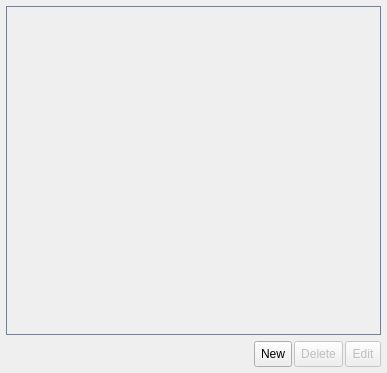
<ui version="4.0" >
 <class>accountslist</class>
 <widget class="QWidget" name="accountslist" >
  <property name="geometry" >
   <rect>
    <x>0</x>
    <y>0</y>
    <width>387</width>
    <height>373</height>
   </rect>
  </property>
  <property name="windowTitle" >
   <string>Accounts</string>
  </property>
  <property name="windowIcon" >
   <iconset>accountlist_title.png</iconset>
  </property>
  <property name="_yate_window" stdset="0" >
   <bool>true</bool>
  </property>
  <layout class="QVBoxLayout" >
   <property name="spacing" >
    <number>0</number>
   </property>
   <property name="leftMargin" >
    <number>0</number>
   </property>
   <property name="topMargin" >
    <number>0</number>
   </property>
   <property name="rightMargin" >
    <number>0</number>
   </property>
   <property name="bottomMargin" >
    <number>0</number>
   </property>
   <item>
    <layout class="QVBoxLayout" >
     <property name="spacing" >
      <number>6</number>
     </property>
     <property name="leftMargin" >
      <number>6</number>
     </property>
     <property name="topMargin" >
      <number>6</number>
     </property>
     <property name="rightMargin" >
      <number>6</number>
     </property>
     <property name="bottomMargin" >
      <number>6</number>
     </property>
     <item>
      <widget class="QFrame" name="frame_accounts" >
       <property name="sizePolicy" >
        <sizepolicy vsizetype="Expanding" hsizetype="Expanding" >
         <horstretch>0</horstretch>
         <verstretch>0</verstretch>
        </sizepolicy>
       </property>
       <property name="styleSheet" >
        <string>QFrame#frame_accounts {
  border: 1px solid #717fa0;
}
</string>
       </property>
       <property name="_yate_uiwidget" stdset="0" >
        <bool>true</bool>
       </property>
       <property name="_yate_uiwidget_name" stdset="0" >
        <string>accountss</string>
       </property>
       <property name="_yate_uiwidget_class" stdset="0" >
        <string>QtCustomTree</string>
       </property>
       <property name="_yate_uiwidget_params" stdset="0" >
        <stringlist>
         <string>property:_yate_save_props=_yate_sorting,_yate_col_widths</string>
         <string>property:tabKeyNavigation=false</string>
         <string>property:sortingEnabled=false</string>
         <string>property:allColumnsShowFocus=true</string>
         <string>property:_yate_horizontalheader=true</string>
         <string>property:_yate_notifyonenterpressed=true</string>
         <string>property:_yate_notifyitemchanged=true</string>
         <string>property:_yate_sorting=time,false</string>
         <string>property:_yate_itemheight=24</string>
         <string>columns=Select,Account,Grade</string>
         <string>columns.check=Select</string>
         <string>columns.width=80</string>
         <string>columns.resize=contents</string>
         <string>griddraw_right_color=#e3e6e9</string>
         <string>griddraw_bottom_color=#a9c2c2</string>
        </stringlist>
       </property>
      </widget>
     </item>
     <item>
      <layout class="QHBoxLayout" >
       <property name="spacing" >
        <number>2</number>
       </property>
       <item>
        <spacer>
         <property name="orientation" >
          <enum>Qt::Horizontal</enum>
         </property>
         <property name="sizeHint" >
          <size>
           <width>40</width>
           <height>20</height>
          </size>
         </property>
        </spacer>
       </item>
       <item>
        <widget class="QToolButton" name="account_new" >
         <property name="sizePolicy" >
          <sizepolicy vsizetype="Fixed" hsizetype="Minimum" >
           <horstretch>0</horstretch>
           <verstretch>0</verstretch>
          </sizepolicy>
         </property>
         <property name="minimumSize" >
          <size>
           <width>0</width>
           <height>26</height>
          </size>
         </property>
         <property name="maximumSize" >
          <size>
           <width>16777215</width>
           <height>26</height>
          </size>
         </property>
         <property name="toolTip" >
          <string>Create a new account</string>
         </property>
         <property name="text" >
          <string>New</string>
         </property>
         <property name="icon" >
          <iconset>add.png</iconset>
         </property>
         <property name="toolButtonStyle" >
          <enum>Qt::ToolButtonTextBesideIcon</enum>
         </property>
         <property name="_yate_normal_icon" stdset="0" >
          <string>add.png</string>
         </property>
         <property name="_yate_pressed_icon" stdset="0" >
          <string>add_pressed.png</string>
         </property>
         <property name="_yate_hover_icon" stdset="0" >
          <string>add_hover.png</string>
         </property>
        </widget>
       </item>
       <item>
        <widget class="QToolButton" name="account_del" >
         <property name="enabled" >
          <bool>false</bool>
         </property>
         <property name="sizePolicy" >
          <sizepolicy vsizetype="Fixed" hsizetype="Minimum" >
           <horstretch>0</horstretch>
           <verstretch>0</verstretch>
          </sizepolicy>
         </property>
         <property name="minimumSize" >
          <size>
           <width>0</width>
           <height>26</height>
          </size>
         </property>
         <property name="maximumSize" >
          <size>
           <width>16777215</width>
           <height>26</height>
          </size>
         </property>
         <property name="toolTip" >
          <string>Delete the selected account</string>
         </property>
         <property name="text" >
          <string>Delete</string>
         </property>
         <property name="icon" >
          <iconset>delete.png</iconset>
         </property>
         <property name="toolButtonStyle" >
          <enum>Qt::ToolButtonTextBesideIcon</enum>
         </property>
         <property name="_yate_identity" stdset="0" >
          <string>deleteselecteditem:accountss:</string>
         </property>
         <property name="_yate_normal_icon" stdset="0" >
          <string>delete.png</string>
         </property>
         <property name="_yate_pressed_icon" stdset="0" >
          <string>delete_pressed.png</string>
         </property>
         <property name="_yate_hover_icon" stdset="0" >
          <string>delete_hover.png</string>
         </property>
        </widget>
       </item>
       <item>
        <widget class="QToolButton" name="account_edit" >
         <property name="enabled" >
          <bool>false</bool>
         </property>
         <property name="sizePolicy" >
          <sizepolicy vsizetype="Fixed" hsizetype="Minimum" >
           <horstretch>0</horstretch>
           <verstretch>0</verstretch>
          </sizepolicy>
         </property>
         <property name="minimumSize" >
          <size>
           <width>0</width>
           <height>26</height>
          </size>
         </property>
         <property name="maximumSize" >
          <size>
           <width>16777215</width>
           <height>26</height>
          </size>
         </property>
         <property name="toolTip" >
          <string>Edit the selected account</string>
         </property>
         <property name="text" >
          <string>Edit</string>
         </property>
         <property name="icon" >
          <iconset>edit.png</iconset>
         </property>
         <property name="toolButtonStyle" >
          <enum>Qt::ToolButtonTextBesideIcon</enum>
         </property>
         <property name="_yate_normal_icon" stdset="0" >
          <string>edit.png</string>
         </property>
         <property name="_yate_pressed_icon" stdset="0" >
          <string>edit_pressed.png</string>
         </property>
         <property name="_yate_hover_icon" stdset="0" >
          <string>edit_hover.png</string>
         </property>
        </widget>
       </item>
      </layout>
     </item>
    </layout>
   </item>
  </layout>
 </widget>
 <resources/>
 <connections/>
</ui>
